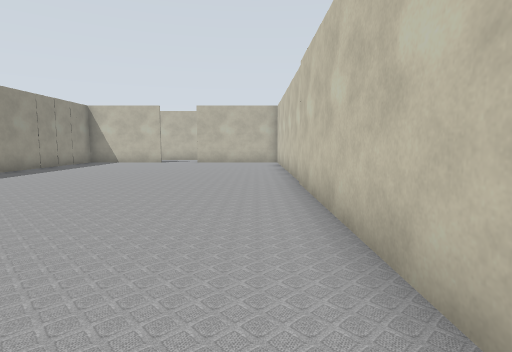
View 1 (above)

24 first-person views from a walk through a robot-simulator world made for Gazebo. The camera is 0.94 m above the floor, tilts 6° down and sees 80° across. Floor lines are 1 m apart. The floor is counted in squares, 1 m on a side. Each view is taken from the middle of a square. On the plan, view 1 faces up. The plan holds only what a view shows up to about 11 squares ahead; the rest is blank. The place goes on beyond the plan.

View 2
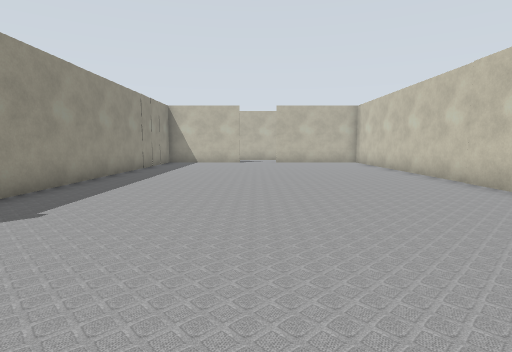

View 3
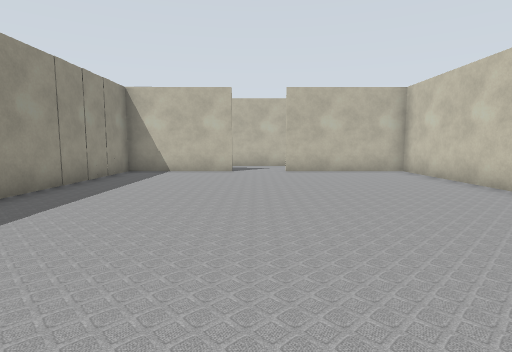

View 4
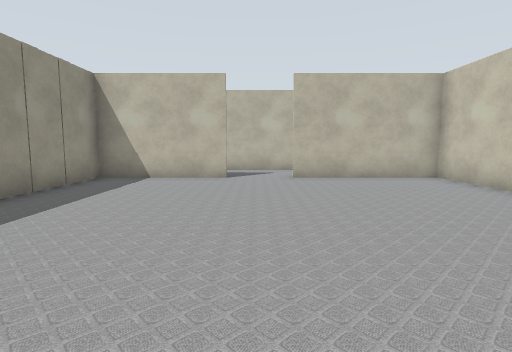

View 5
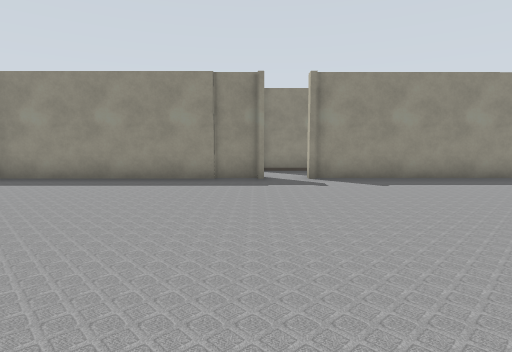

View 6
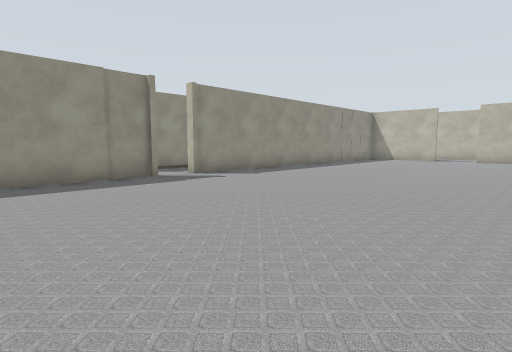

View 7
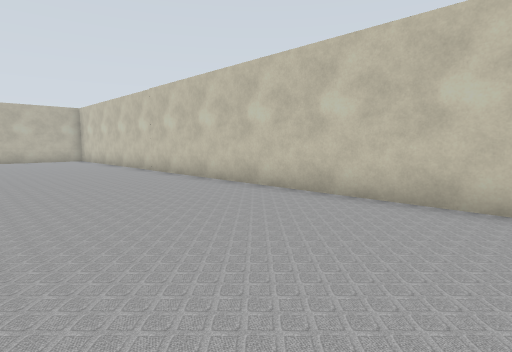

View 8
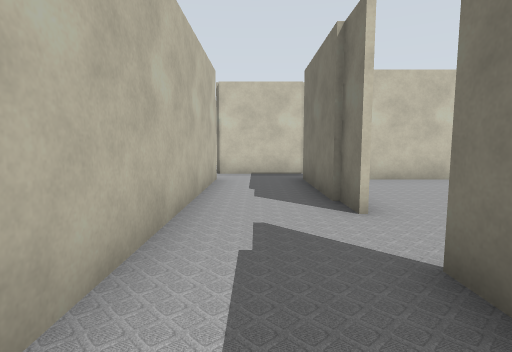

View 9
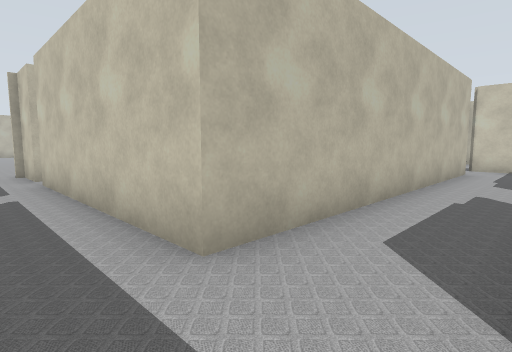

View 10
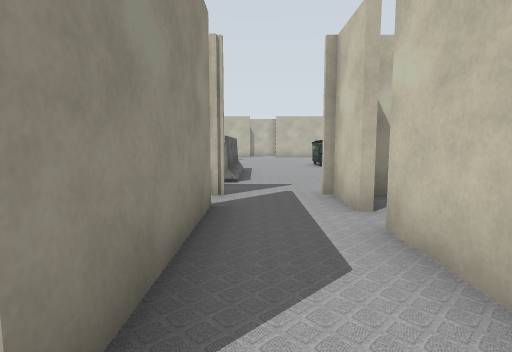

View 11
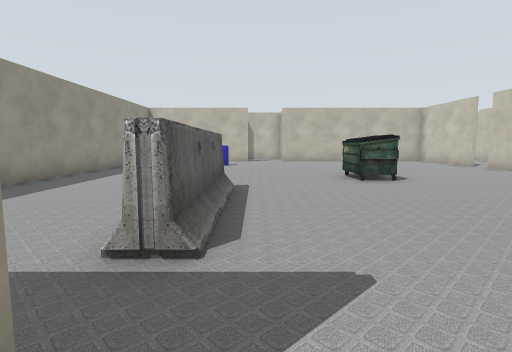

View 12
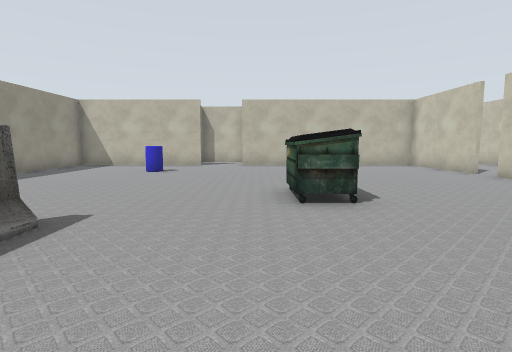

View 13
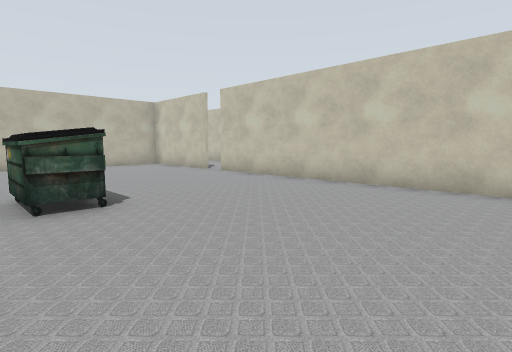

View 14
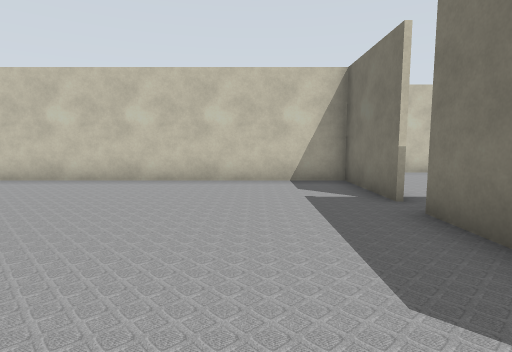

View 15
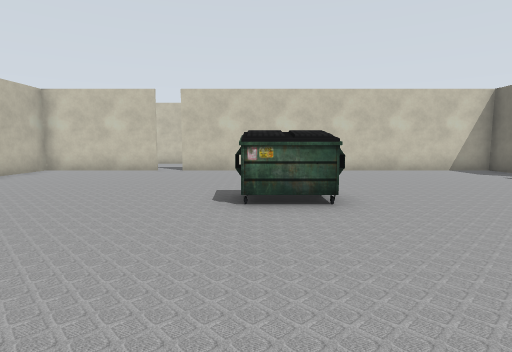

View 16
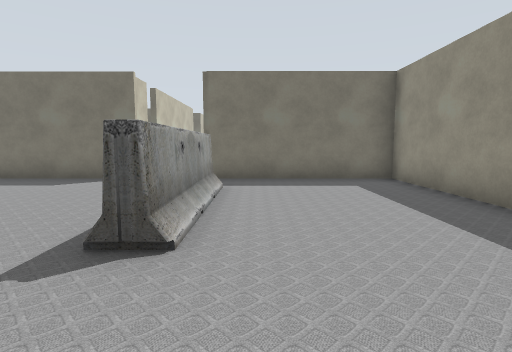

View 17
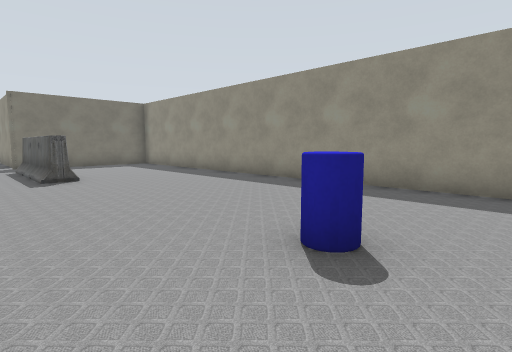

View 18
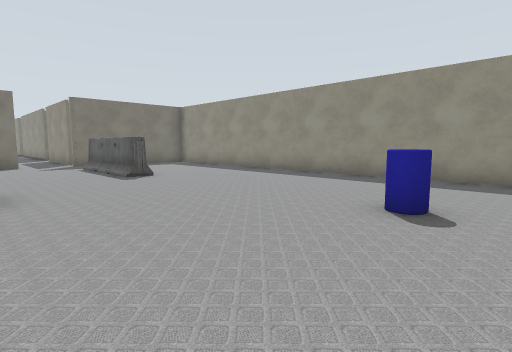

View 19
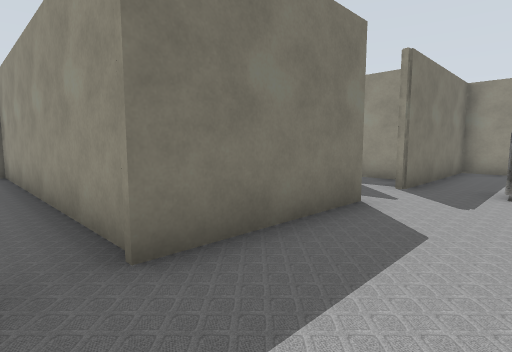

View 20
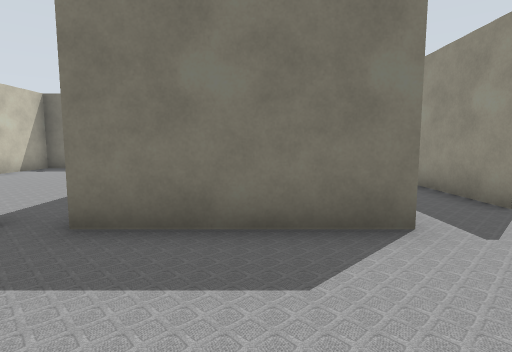

View 21
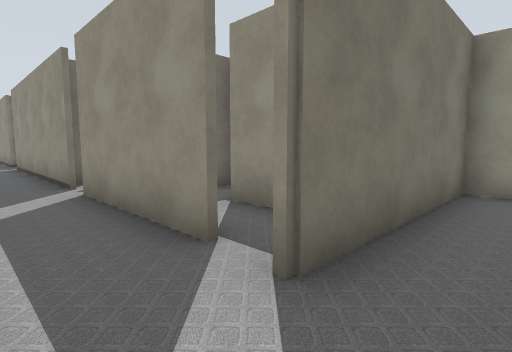

View 22
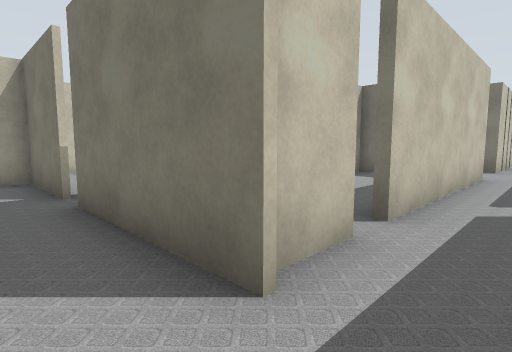

View 23
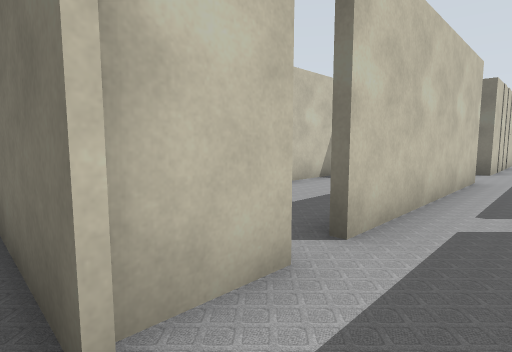

View 24
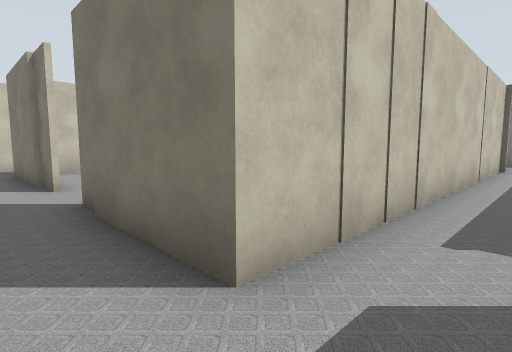

### Floor plan
Points are (right, up) in squares from view 1. A wall is a line through its corners. A room is listed if a view was taken in it or the views show most of it. See-through windows are left out.
Room 1 (views 1, 2, 3, 4, 5, 6, 7)
walls: (-8.1, 2.4) (-8.6, 2.4); (-8.4, 1.1) (-8.4, -3.5); (-4.7, 15.5) (-8.4, 15.5) (-8.4, 2.6); (1, -2.6) (1, 15.5) (-3, 15.5)
ways out: opening at (-8, 2) to room 2; opening at (-3.5, 16) to room 2
Room 2 (views 8, 9, 10, 11, 12, 13, 14, 15, 16, 17, 18, 19, 20, 21, 22, 23, 24)
walls: (-8.9, 26.7) (-5, 26.7); (-7.5, 26.6) (-8.9, 26.6); (-10.7, 25.8) (-10.7, 21.8); (-8.6, 25.1) (-8.6, 26.6); (-12.3, 26) (-12.3, 24); (-4.1, 26.7) (-1.2, 26.7) (-1.2, 37.6); (-10.7, 20.9) (-10.7, 14); (-1.2, 38.5) (-1.2, 41.5); (-15.7, 40.5) (-15.7, 26.7) (-10.5, 26.7); (-3, 15.7) (1.2, 15.7); (1.2, 18.1) (-8.6, 18.1) (-8.6, 24.4); (2.6, 16.6) (2.6, 18.2); (-8.6, 4) (-8.6, 15.7) (-4.8, 15.7); (-10.7, 2.9) (-10.7, 1.2)
ways out: opening at (-8, 2) to room 1; opening at (-3.5, 16) to room 1; gap at (-4, 27) to room 3; opening at (-9.5, 1); opening at (-1, 38); opening at (2, 16); opening at (2, 18.5); gap at (-8, 24.5)
objects: other object (-12, 39) to (-11, 40); barrier (-11, 29) to (-11, 32); dumpster (-7, 34) to (-7, 35)
Room 3 (no view inside)
walls: (1, 23.2) (1, 25.4); (-5, 26.7) (-5, 18.1); (1, 18.9) (1, 20.5)
ways out: gap at (-4, 27) to room 2; opening at (1, 21.5)

Positions as (right, up) in squares from view 1, and headings:
1: (0, 0), facing up
2: (-4, 0), facing up
3: (-4, 5), facing up
4: (-4, 7), facing up
5: (0, 1), facing left
6: (0, -3), facing up-left
7: (-4, -3), facing up-right
8: (-7, 17), facing right
9: (-10, 16), facing up-right
10: (-10, 21), facing up
11: (-10, 26), facing up
12: (-8, 29), facing up
13: (-8, 29), facing up-right
14: (-9, 29), facing right
15: (-12, 35), facing right
16: (-12, 35), facing down
17: (-9, 41), facing down-left
18: (-7, 41), facing down-left
19: (-4, 29), facing down-left
20: (-7, 30), facing down
21: (-9, 28), facing down-left
22: (-10, 28), facing down-right
23: (-10, 27), facing down-right
24: (-10, 17), facing down-right
